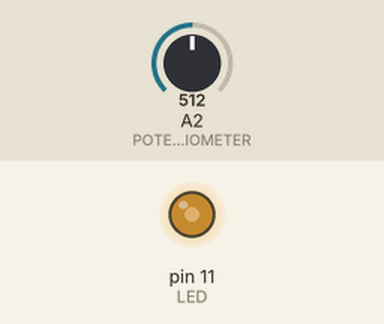
A sketch run on a simulated Arduino Uno, built with avr-gcc and run on an emulated ATmega328P. On the bench: output pins drawn as LEDs (lit = HIGH). The inputs (shaded band) are chosen by the test bench; at power-on: A2 (POTENTIOMETER) = 512.

Above: at 1.2 s.
1.3 s: A2 (POTENTIOMETER) set to 716
At 2.5 s:
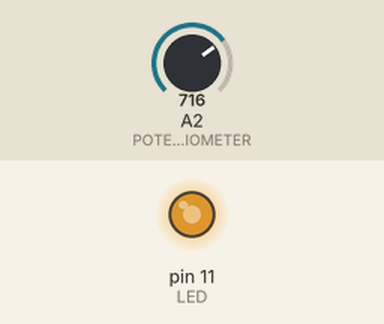
2.8 s: A2 (POTENTIOMETER) set to 900
At 3.7 s:
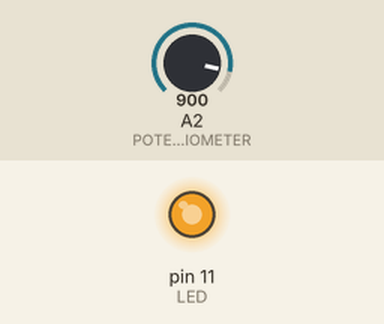
4.3 s: A2 (POTENTIOMETER) set to 122
At 4.8 s:
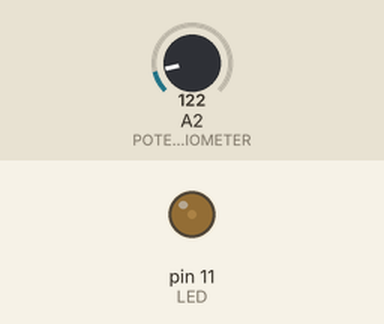
5.8 s: A2 (POTENTIOMETER) set to 0
At 7.1 s:
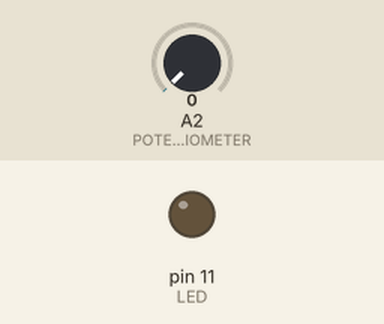
Timing chart, 0 to 8.3 s (numbered marks = the images above; inputs shaded):
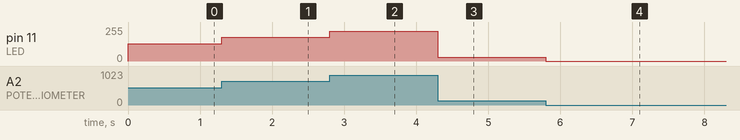

The sketch:

p9.ino
```cpp
#define LED 11
#define POTENTIOMETER A2
void setup() {
  // vary the led brightness based on potentiometer
  Serial.begin(9600);
  pinMode(11,OUTPUT);
}

void loop() {
  int pvalue = analogRead(POTENTIOMETER); //btn 0 and 1023
  int ledvalue = pvalue/4; //btn 0 and 255
  analogWrite(LED,ledvalue);
}
```

Measured:
- after the input at 1.3 s, pin 11 (LED): 128/255 → 179/255 at once
- after the input at 2.8 s, pin 11 (LED): 179/255 → 225/255 at once
- after the input at 4.3 s, pin 11 (LED): 225/255 → 30/255 at once
- after the input at 5.8 s, pin 11 (LED): 30/255 → 0/255 at once
